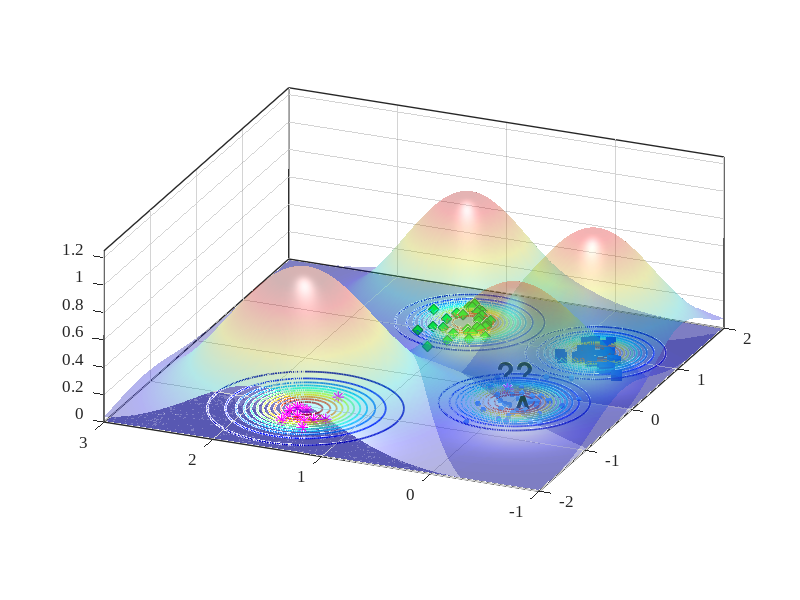

The MATLAB source for this figure:
%% Reproduce EVM-style demo figure (no toolboxes)
clear; close all; clc; rng(7);

% ---------- 1) 合成四类二维数据 ----------
% 类中心（大致对应图中位置）
C_star  = [-1.15  1.55];   % 红色星
C_diam  = [ 1.25  1.05];   % 绿色菱形
C_square= [ 1.05 -0.20];   % 蓝色方块
C_dot   = [-0.20  0.00];   % 蓝色小点（被 A 标注影响的那簇）

% 协方差（控制每簇形状）
S = @(sx,sy,rho)[sx^2 rho*sx*sy; rho*sx*sy sy^2];
Sig_star   = S(0.18,0.20, 0.05);
Sig_diam   = S(0.22,0.18,-0.10);
Sig_square = S(0.20,0.16, 0.05);
Sig_dot    = S(0.25,0.18, 0.00);

% 从高斯采样（不用 mvnrnd）
sample = @(N,mu,SIG) (randn(N,2)*chol(SIG,'lower') + mu);

X_star   = sample(12,C_star,   Sig_star);
X_diam   = sample(30,C_diam,   Sig_diam);
X_square = sample(28,C_square, Sig_square);
X_dot    = sample(45,C_dot,    Sig_dot);

% 加一个“离群星”靠近 A（见原图左中）
X_star = [X_star; 0.02 0.15];

% ---------- 2) 底面散点与样式 ----------
figure('Color','w','Position',[100,100,800,600]);
hold on; box on; grid on;
z0 = 0; % 所有散点都放在 z=0 的平面

scatter3(X_dot(:,1),   X_dot(:,2),   z0+zeros(size(X_dot,1),1),   18, [0.35 0.60 1.00], 'filled');  % 蓝色小点
scatter3(X_diam(:,1),  X_diam(:,2),  z0+zeros(size(X_diam,1),1),  60, 'g', 'd', 'filled', 'MarkerEdgeColor',[0 0.45 0]); % 绿菱形
scatter3(X_square(:,1),X_square(:,2),z0+zeros(size(X_square,1),1),60, [0 0.25 0.85], 's', 'filled'); % 蓝方块
scatter3(X_star(:,1),  X_star(:,2),  z0+zeros(size(X_star,1),1),  70, [1 0 1], '*', 'LineWidth',1.0); % 洋红星

% ---------- 3) ψ-model 等值环（彩色同心） ----------
% 采用带形状参的径向函数 psi(r) = exp(-(r/s)^t)
psi = @(X,Y,cx,cy,s,t) exp( - ( sqrt((X-cx).^2 + (Y-cy).^2) ./ s ).^t );

% 选几处“极端向量/代表点”（包含 A 所在）
EV = [ -0.23 -0.02 ;   % A 对应蓝点极端向量
        1.06 -0.22 ;   % 蓝方块
        1.28  1.03 ;   % 绿菱形
       -1.05  1.55 ];  % 红星
scale = [0.42, 0.36, 0.40, 0.48];   % 各自 scale
shape = [2.6,  2.2,  2.4,  2.0];    % 各自 shape

% 网格
[xg,yg] = meshgrid(linspace(-3,3,400));
colormap(jet); caxis([0 1]);

% 等高线层级（红到蓝：高到低）
levels = linspace(1.0,0.05,12);

for k = 1:size(EV,1)
    Z = psi(xg,yg,EV(k,1),EV(k,2),scale(k),shape(k));
    [~, h] = contour(xg,yg,Z,levels);    % 直接画在底面，保持颜色映射
    set(h,'LineWidth',1.25);

    % 将等高线明确压到 z=0（兼容不同 MATLAB 版本）
    ch = get(h,'Children');
    for ic = 1:numel(ch)
        zd = get(ch(ic),'ZData');
        if ~isempty(zd)
            set(ch(ic),'ZData',zeros(size(zd))); % 强制贴在 z=0
        end
    end
end

% 标出 A 与问号
text(-0.34,-0.06,0.02,'A','FontWeight','bold','FontSize',20,'Color','k');
text( 0.25, 0.35,0.03,'??','FontWeight','bold','FontSize',22,'Color','k');
text( 2.90,-0.05,0.03,'?','FontWeight','bold','FontSize',22,'Color','k');

% ---------- 4) 上方半透明“钟形面”（表示类支持/概率） ----------
% 用四个高斯穹顶，中心与各簇一致
gauss2 = @(X,Y,cx,cy,s) exp(-((X-cx).^2 + (Y-cy).^2)/(2*s^2));
tops  = {C_star, C_diam, C_square, C_dot};
sigT  = [0.65 0.55 0.55 0.60];
amp   = [1.05 0.95 0.90 0.85];

for i=1:4
    Zt = amp(i) * gauss2(xg,yg,tops{i}(1),tops{i}(2),sigT(i));
    s1 = surf(xg,yg,Zt, 'EdgeColor','none', 'FaceAlpha',0.3);
end
shading interp; camlight headlight; lighting gouraud;

% ---------- 5) 轴、视角与观感 ----------
xlim([-2 2]); ylim([-1 3]); zlim([0 1.25]); view(-67,22);
axis vis3d; daspect([1 1 0.8]);
set(gca,'FontName','Times New Roman','FontSize',12,'LineWidth',1);
% xlabel('x'); ylabel('y'); zlabel('score / \psi');

% 网格和背景风格
grid on; set(gca,'GridAlpha',0.2,'MinorGridAlpha',0.15);
